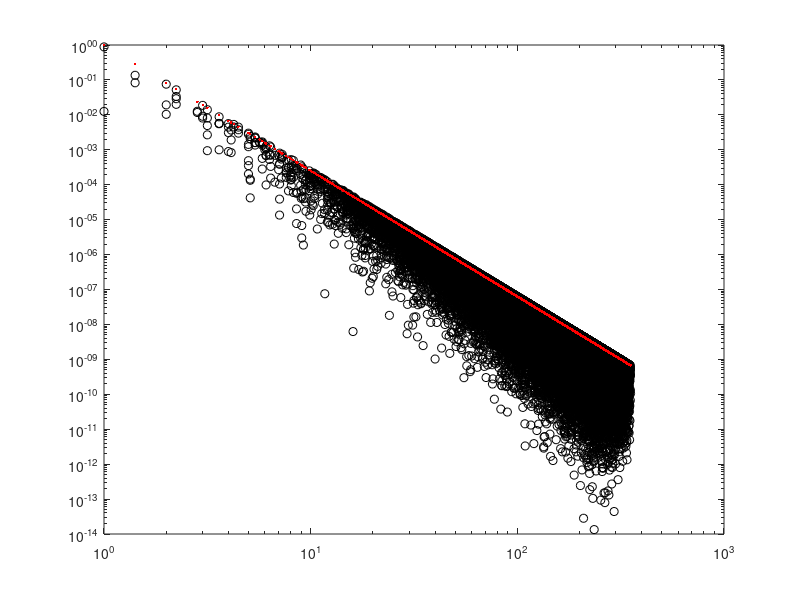

The MATLAB script that drew this image:
clear all
close all
%function [M, F, freq] = RedNoise(ny,nx,beta,variance,periodic)

% M = RedNoise(ny,nx,beta,variance)
%
%  Generates a self-affine surface with dimensions (ny,nx) characterized by
%  the relationship
%
%  P = f^-beta
%
%  where P is spectral power and f is spatial frequency. The fractal 
%  dimension D is related to beta by
%
%  D = (7 - beta)/2
%
%  topography typically falls in the range 1.5 > beta > 2.5. The surface
%  heights are scaled such that the total variance is variance. beta = 0 
%  creates white noise; more positive values concentrate more variance at 
%  longer wavelengths. If periodic is 1, the output will be periodic at the
%  edges (works best if ny == nx).
ny=500;
nx=500;
dx=1;

periodic=1 ;
variance=546;
beta=3.6;

% argument checking
% if nargin < 1
%     error('At least one input argument is required')
% elseif nargin < 2
%     nx = ny;
%     beta = 2;
%     variance = 1;
% elseif nargin < 3
%     beta = 2;
%     variance = 1;
% elseif nargin < 4
%     variance = 1;
% elseif nargin < 5
%     periodic = 0;
% end

if periodic
    
    if rem(ny,2) || rem(nx,2)
        error('ny and nx must be even')
    end
    
    % grid size
    [x,y] = meshgrid(1:nx,1:ny);
    
    % Generate a random matrix of Fourier components. Note that if you need a
    % different starting surface each time you launch a Matlab session, you
    % should initialize the random number generator with something like:
    % s = sum(100*clock);
    % rand('seed',s);
    F = ((rand(ny,nx)-0.5) + 1i* (rand(ny,nx)-0.5))*2;
    
    % Identify the DC component
    xc = nx/2+1; yc = ny/2+1; % matrix indices of zero frequency
    
    % make a matrix with entries proportional to the frequency
    freq = sqrt( (x-xc).^2 + (y-yc).^2 );
    
    % Reduce high freq components by a power law f^-beta
    %to make a fractal surface
    F = F .* (freq .^ -beta);
    
    % Set the DC level (= mean of the elevations) to zero
    F(yc,xc) = 0;
    
    % Take the inverse FFT
    M = real(ifft2(ifftshift(F)));
        
    % scale elevations to a specified total variance
    M = M*sqrt(variance)/std(M(:));
    
    % % alternatively, scale elevations to produce a given relief, such that range(M(:)) = relief
    % M = M*relief/range(M(:));
    
    % % Optional: detrend the surface by subtracting a least-squares plane
    % M = detrend(M);
    
else % user did not request periodic output
    
    % grid size
    n = 2.^(ceil(log(max([nx ny]))/log(2))); % next largest power of 2       
    [x,y] = meshgrid(1:n);

    % Generate a random matrix of Fourier components. Note that if you need a 
    % different starting surface each time you launch a Matlab session, you 
    % should initialize the random number generator with something like:
    % s = sum(100*clock);
    % rand('seed',s);
    F = ((rand(n)-0.5) + 1i* (rand(n)-0.5))*2;  

    % Identify the DC component
    nc = n/2+1;

    % make a matrix with entries proportional to the frequency
    freq = sqrt( (x-nc).^2 + (y-nc).^2 );

    % Reduce high freq components by a power law f^-beta
    %to make a fractal surface
    
    %modified by A Kubo 10-15-2019
    F = F .* freq .^ -beta;

    % Set the DC level (= mean of the elevations) to zero
    F(nc,nc) = 0;	 

    % Take the inverse FFT
    M = real(ifft2(ifftshift(F))); 

    % clip out a portion with the requested dimensions
    M = M(1:ny,1:nx); 

    % scale elevations to a specified total variance
    M = M*sqrt(variance)/std(M(:));

    % % alternatively, scale elevations to produce a given relief, such that range(M(:)) = relief
    % M = M*relief/range(M(:)); 

    % % Optional: detrend the surface by subtracting a least-squares plane
    % M = detrend(M);
end 
    

figure;
loglog(freq, F, 'ko')
hold on
Pwr= freq .^ (-beta);
loglog(freq, Pwr, 'r.')